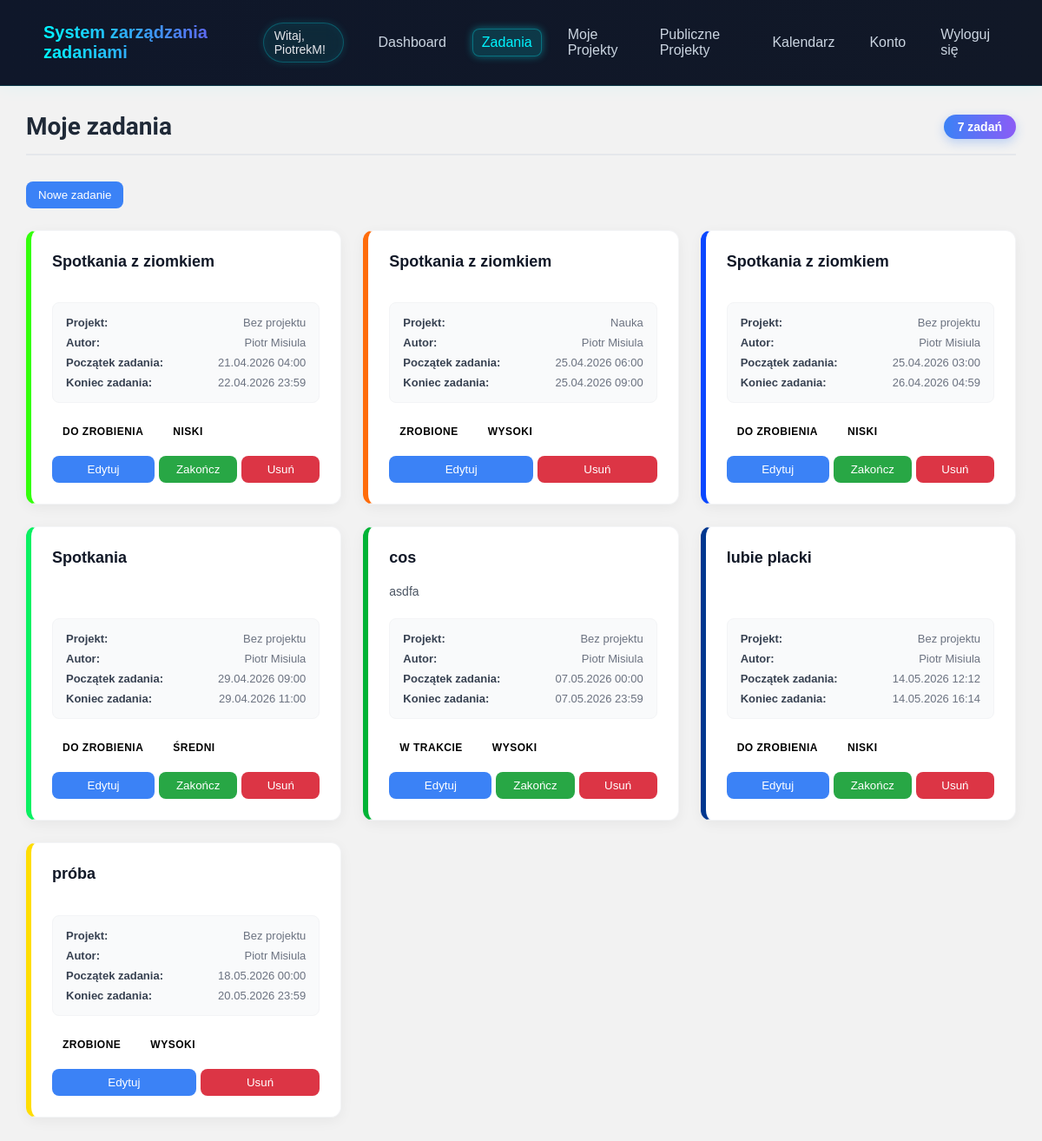
The app's page /index.php?page=my_tasks (signed in) with its own data.
### tables this page shows
CREATE TABLE `tasks` (
  `id` int NOT NULL,
  `project_id` int DEFAULT NULL,
  `created_by` int DEFAULT NULL COMMENT 'Użytkownik który utworzył zadanie',
  `title` varchar(200) NOT NULL,
  `description` text,
  `status` enum('todo','in_progress','completed') NOT NULL DEFAULT 'todo',
  `priority` enum('low','medium','high') NOT NULL DEFAULT 'medium',
  `deadline` datetime DEFAULT NULL,
  `created_at` datetime NOT NULL DEFAULT CURRENT_TIMESTAMP,
  `updated_at` datetime NOT NULL DEFAULT CURRENT_TIMESTAMP ON UPDATE CURRENT_TIMESTAMP,
  `backgroundColor` varchar(20) NOT NULL,
  `start_date` datetime DEFAULT NULL
);

CREATE TABLE `users` (
  `id` int NOT NULL,
  `login` varchar(32) NOT NULL,
  `password` varchar(255) NOT NULL,
  `email` varchar(64) NOT NULL,
  `first_name` varchar(64) NOT NULL,
  `last_name` varchar(64) NOT NULL
);

CREATE TABLE `projects` (
  `id` int NOT NULL,
  `owner_id` int NOT NULL,
  `name` varchar(150) NOT NULL,
  `description` text,
  `visibility` enum('public','private') NOT NULL DEFAULT 'public',
  `access_key` varchar(64) DEFAULT NULL COMMENT 'Klucz dostępu – wymagany gdy visibility=private',
  `created_at` datetime NOT NULL DEFAULT CURRENT_TIMESTAMP,
  `updated_at` datetime NOT NULL DEFAULT CURRENT_TIMESTAMP ON UPDATE CURRENT_TIMESTAMP,
  `share_role` enum('admin','member','viewer','') NOT NULL DEFAULT 'admin'
);

### my_tasks.php (the view, shortened to what this page needs)
<?php
$conn = new mysqli("localhost", "root", "", "systemzarzadzania");
$user_id = $_SESSION['user_id'];
$stmt = $conn->prepare("
    SELECT
        t.id, t.project_id, t.title, t.description, t.status, t.priority,
        t.deadline, t.created_at, t.backgroundColor, t.start_date,
        p.name AS project_name,
        u.first_name, u.last_name
    FROM tasks t
    JOIN users u ON t.created_by = u.id
    LEFT JOIN projects p ON t.project_id = p.id
    WHERE t.created_by = ?
    ORDER BY t.deadline ASC
");
$stmt->bind_param("i", $user_id);
$stmt->execute();
$result = $stmt->get_result();
function statusPL($s) {
    return ['todo'=>'Do zrobienia', 'in_progress'=>'W trakcie', 'completed'=>'Zrobione'][$s] ?? $s;
}
function priorityPL($p) {
    return ['low'=>'Niski', 'medium'=>'Średni', 'high'=>'Wysoki'][$p] ?? $p;
}
?>
<div class="tasks-page">
    <div class="tasks-header">
        <h2>Moje zadania</h2>
        <div class="tasks-count"><?= $result->num_rows ?> zadań</div>
    </div>
    <button class="btn btn-primary" onclick='openTaskModal()' style="margin-bottom:25px;">
        Nowe zadanie
    </button>
    <div class="tasks-grid">
        <?php while($row = $result->fetch_assoc()): ?>
            <div class="task-card" style="border-left: 6px solid <?= htmlspecialchars($row['backgroundColor'] ?? '#3b82f6') ?>">
                <div class="task-top">
                    <h3><?= htmlspecialchars($row['title']) ?></h3>
                </div>
                <p class="desc"><?= nl2br(htmlspecialchars($row['description'])) ?></p>
                <div class="task-meta">
                    <div><b>Projekt:</b> <?= htmlspecialchars($row['project_name'] ?? 'Bez projektu') ?></div>
                    <div><b>Autor:</b> <?= htmlspecialchars($row['first_name'] . ' ' . $row['last_name']) ?></div>
                    <div><b>Początek zadania:</b> <?= !empty($row['start_date']) ? date('d.m.Y H:i', strtotime($row['start_date'])) : 'Brak' ?></div>
                    <div>
                        <b>Koniec zadania:</b>
                        <?= !empty($row['deadline']) ? date('d.m.Y H:i', strtotime($row['deadline'])) : 'Brak terminu' ?>
                    </div>
                </div>
                <div class="badges">
                    <span class="badge status"><?= statusPL($row['status']) ?></span>
                    <span class="badge priority"><?= priorityPL($row['priority']) ?></span>
                </div>
                <div style="display: flex; gap: 5px; margin-top: 15px;">
                    <button
                        class="btn btn-primary"
                        type="button"
                        style="flex: 1;"
                        onclick='openTaskModal(<?= json_encode($row, JSON_HEX_APOS | JSON_HEX_QUOT) ?>)'
                    >
                        Edytuj
                    </button>
                    <?php if ($row['status'] !== 'completed'): ?>
                    <form action="complete_task.php" method="POST" style="margin: 0; flex: 1; display: flex;">
                        <button class="btn btn-primary" type="submit" style="width: 100%; background-color: #28a745; border-color: #28a745;">Zakończ</button>
                    </form>
                    <?php endif; ?>
                    <form action="delete_task.php" method="POST" onsubmit="return confirm('Czy na pewno chcesz usunąć to zadanie?');" style="margin: 0; flex: 1; display: flex;">
                        <button class="btn btn-secondary" type="submit" style="background-color: #dc3545; color: white; border-color: #dc3545; width: 100%;">Usuń</button>
                    </form>
                </div>
            </div>
        <?php endwhile; ?>
    </div>
</div>

### index.php (shortened to what this page needs)
<html>
<head>
    <link rel="stylesheet" href="style.css">
    <link rel="stylesheet" href="https://uicdn.toast.com/calendar/latest/toastui-calendar.min.css">
    <link href='https://unpkg.com/boxicons@2.1.4/css/boxicons.min.css' rel='stylesheet'>
</head>
<body>
    <div class="tlo">
        <?php include 'menu.php'; ?>
        <div class="content">
            <?php
            switch ($page) {
                case 'my_tasks':
                    include 'my_tasks.php';
                    break;
            }
            ?>
        </div>
    </div>
</body>
</html>

### menu.php
<?php
$page = $_GET['page'] ?? 'dashboard';
$projectsActive =
    $page === 'projects' ||
    $page === 'project_view';
?>
<nav class="navbar">
    <div class="logo">System zarządzania zadaniami</div>
    <?php if (isset($_SESSION['username'])): ?>
        <div class="nav-links">
            <span class="welcome">Witaj, <?= htmlspecialchars($_SESSION['username']) ?>!</span>
            <a class="<?= $page == 'dashboard' ? 'active' : '' ?>" href="index.php?page=dashboard">Dashboard</a>
            <a class="<?= $page == 'my_tasks' ? 'active' : '' ?>" href="index.php?page=my_tasks">Zadania</a>
            <a class="<?= $projectsActive ? 'active' : '' ?>" href="index.php?page=projects">Moje Projekty</a>
            <a class="<?= $page == 'public_projects' ? 'active' : '' ?>" href="index.php?page=public_projects">Publiczne Projekty</a>
            <a class="<?= $page == 'calendar' ? 'active' : '' ?>" href="index.php?page=calendar">Kalendarz</a>
            <a class="<?= $page == 'edit_account' ? 'active' : '' ?>" href="index.php?page=edit_account">Konto</a>
            <a href="logout.php">Wyloguj się</a>
        </div>
    <?php endif; ?>
</nav>

### style.css (style rules this page uses)
body { margin: 0; font-family: Arial, Helvetica, sans-serif; background: #f2f2f2; }
.navbar { display: flex; justify-content: space-between; align-items: center; padding: 25px 50px; background: linear-gradient(90deg, #0f172a, #111827); border-bottom: 1px solid rgba(0, 255, 255, 0.15); box-shadow: 0 0 20px rgba(0, 255, 255, 0.08); }
.logo { font-size: 20px; font-weight: bold; background: linear-gradient(90deg, #00f5ff, #7c3aed); -webkit-background-clip: text; -webkit-text-fill-color: transparent; }
.nav-links { display: flex; align-items: center; gap: 20px; }
.welcome { display: flex; align-items: center; gap: 6px; padding: 6px 12px; margin-right: 10px; font-size: 14px; font-weight: 500; color: #e5e7eb; background: rgba(0, 245, 255, 0.08); border: 1px solid rgba(0, 245, 255, 0.25); border-radius: 999px; backdrop-filter: blur(8px); box-shadow: 0 0 10px rgba(0, 245, 255, 0.15), inset 0 0 10px rgba(0, 245, 255, 0.05); position: relative; overflow: hidden; animation: glowPulse 3s infinite ease-in-out; }
.welcome::before { content: ""; position: absolute; top: 0; left: -60%; width: 60%; height: 100%; background: linear-gradient(120deg, transparent, rgba(0, 245, 255, 0.25), transparent); transform: skewX(-20deg); animation: shine 4s infinite; }
.nav-links a { color: #cbd5e1; text-decoration: none; padding: 6px 10px; border-radius: 8px; position: relative; transition: 0.3s; }
.nav-links a.active { color: #00f5ff; background: rgba(0, 245, 255, 0.15); box-shadow: 0 0 10px rgba(0, 245, 255, 0.4); border: 1px solid rgba(0, 245, 255, 0.3); }
.nav-links a::after { content: ""; position: absolute; left: 10%; bottom: 0; width: 0%; height: 2px; background: linear-gradient(90deg, #00f5ff, #7c3aed); transition: 0.3s; }
.content { padding: 30px; }
.tasks-page { max-width: 1200px; margin: 0 auto; animation: fadeIn 0.4s ease; }
.tasks-header { display: flex; justify-content: space-between; align-items: center; margin-bottom: 30px; border-bottom: 2px solid #e5e7eb; padding-bottom: 15px; }
.tasks-header h2 { font-size: 28px; color: #1f2937; margin: 0; font-family: "Playwrite DE SAS", cursive; }
.tasks-count, .btn-add { background: linear-gradient(90deg, #3b82f6, #8b5cf6); color: white; padding: 6px 16px; border-radius: 999px; font-weight: 600; font-size: 14px; box-shadow: 0 4px 12px rgba(59, 130, 246, 0.3); }
.tasks-grid { display: grid; grid-template-columns: repeat(auto-fill, minmax(320px, 1fr)); gap: 25px; }
.task-card { background: white; border-radius: 12px; padding: 24px; box-shadow: 0 4px 15px rgba(0, 0, 0, 0.05); transition: all 0.3s ease; display: flex; flex-direction: column; position: relative; border: 1px solid #f3f4f6; }
.task-top { margin-bottom: 15px; }
.task-top h3 { margin: 0; font-size: 18px; color: #111827; font-weight: 700; line-height: 1.3; }
.task-card .desc { color: #4b5563; font-size: 14px; line-height: 1.6; margin: 0 0 20px 0; flex-grow: 1; }
.task-meta { background: #f9fafb; padding: 15px; border-radius: 8px; font-size: 13px; color: #6b7280; margin-bottom: 20px; display: flex; flex-direction: column; gap: 8px; border: 1px solid #f3f4f6; }
.task-meta div { display: flex; justify-content: space-between; }
.task-meta b { color: #374151; font-weight: 600; }
.badges { display: flex; gap: 10px; margin-top: auto; flex-wrap: wrap; }
.badge { padding: 6px 12px; border-radius: 6px; font-size: 12px; font-weight: 700; text-transform: uppercase; letter-spacing: 0.5px; display: inline-flex; align-items: center; justify-content: center; }
.btn { padding: 8px 14px; border-radius: 8px; border: none; cursor: pointer; font-weight: 500; }
.btn-primary { background: #3b82f6; color: white; }
.btn-secondary { background: #e5e7eb; }

### records on screen
tasks: title "Spotkania z ziomkiem", project_name "Bez projektu", created_by.last_name "Piotr Misiula", start_date "21.04.2026 04:00", deadline "22.04.2026 23:59", status "DO ZROBIENIA", priority "NISKI"
tasks: title "Spotkania z ziomkiem", project.name "Nauka", created_by.last_name "Piotr Misiula", start_date "25.04.2026 06:00", deadline "25.04.2026 09:00", status "ZROBIONE", priority "WYSOKI"
tasks: title "Spotkania z ziomkiem", project_name "Bez projektu", created_by.last_name "Piotr Misiula", start_date "25.04.2026 03:00", deadline "26.04.2026 04:59", status "DO ZROBIENIA", priority "NISKI"
tasks: title "Spotkania", project_name "Bez projektu", created_by.last_name "Piotr Misiula", start_date "29.04.2026 09:00", deadline "29.04.2026 11:00", status "DO ZROBIENIA", priority "ŚREDNI"
tasks: title "cos", description "asdfa", project_name "Bez projektu", created_by.last_name "Piotr Misiula", start_date "07.05.2026 00:00", deadline "07.05.2026 23:59", status "W TRAKCIE", priority "WYSOKI"
tasks: title "lubie placki", project_name "Bez projektu", created_by.last_name "Piotr Misiula", start_date "14.05.2026 12:12", deadline "14.05.2026 16:14", status "DO ZROBIENIA", priority "NISKI"
tasks: title "próba", project_name "Bez projektu", created_by.last_name "Piotr Misiula", start_date "18.05.2026 00:00", deadline "20.05.2026 23:59", status "ZROBIONE", priority "WYSOKI"

### other values on screen
$_SESSION['username'] "PiotrekM"
$result->num_rows "7"
